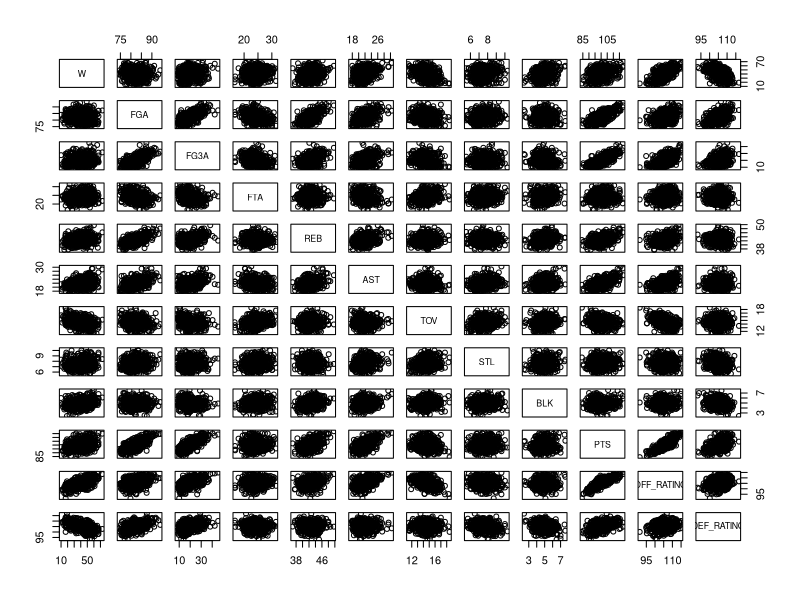
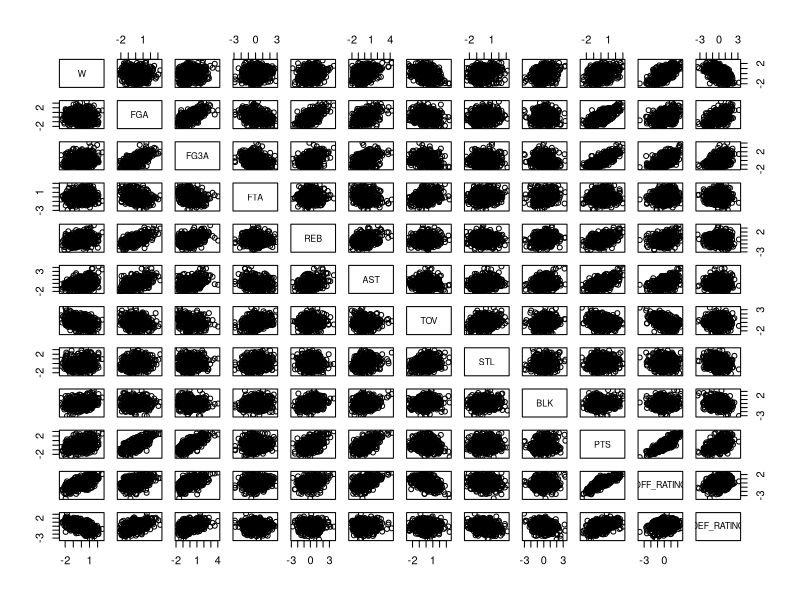
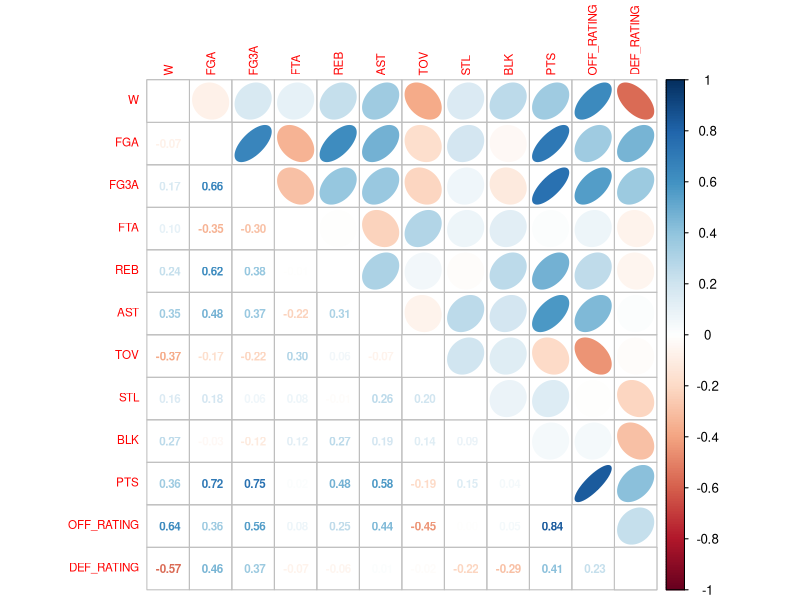
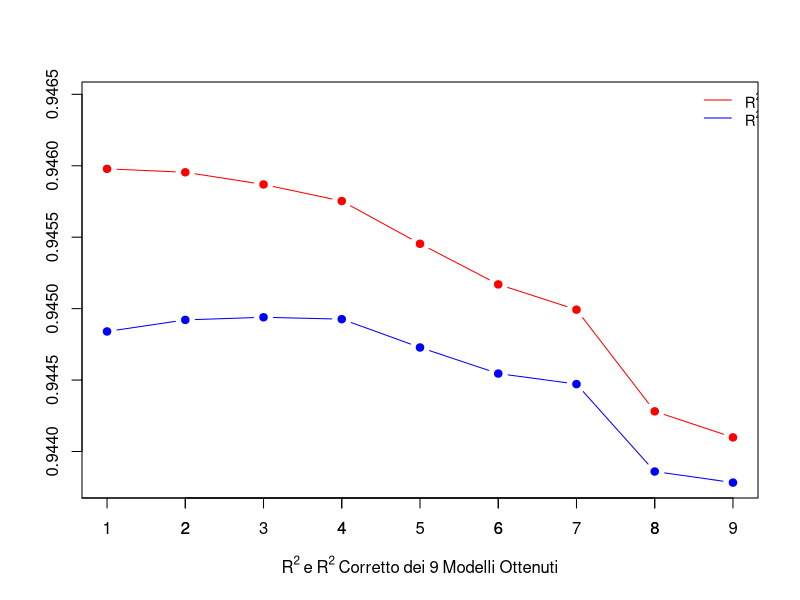
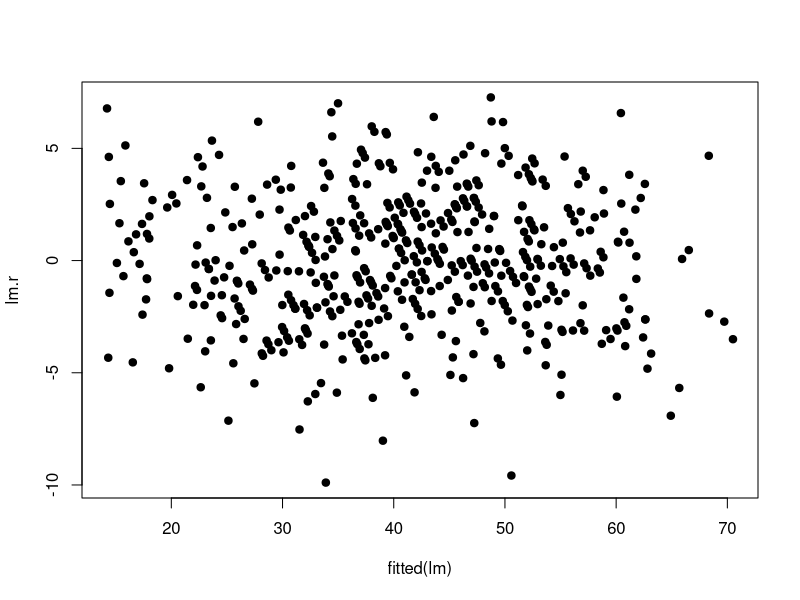
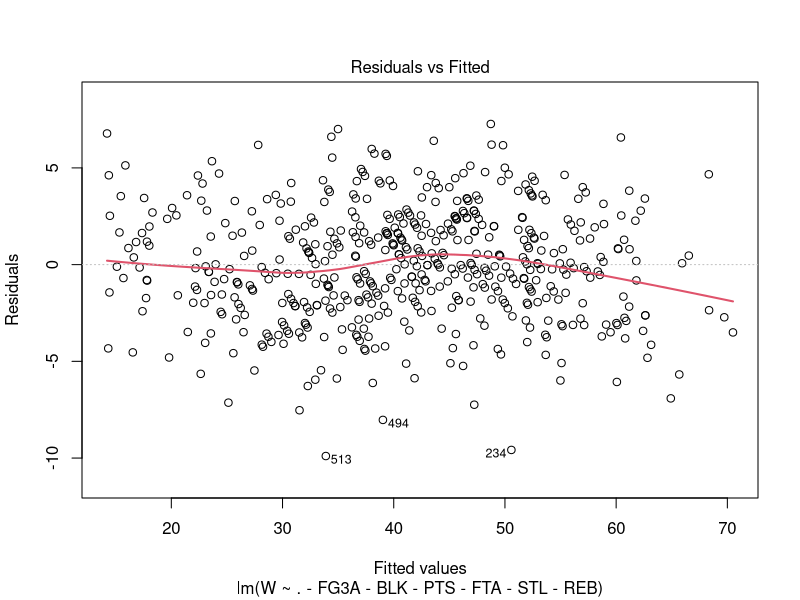
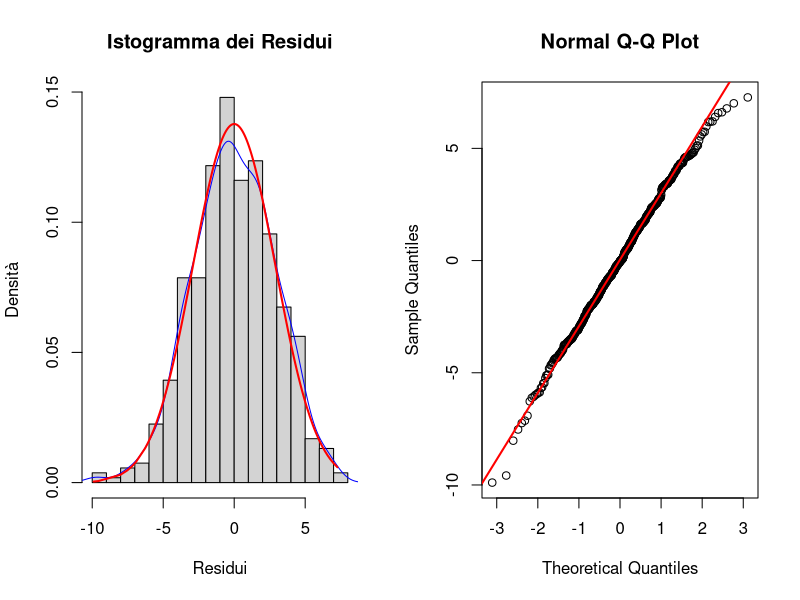
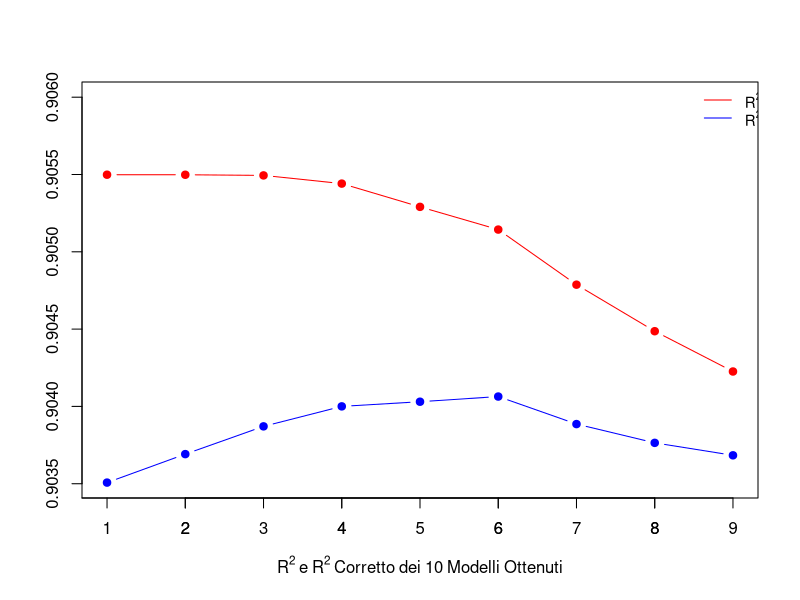

Write the R code that produced these figures, in order.
# librerie
library(corrplot)

#
#   DATA PREPROCESSING
#

# caricamento dei dati dal file csv
data = read.csv('tabella.csv', header = TRUE, sep = ";")

# rimozione osservazioni con meno di 82 partite
a = c()
for (i in 1:length(data[,1])) {
  if (data$GP[i] != 82) {
    a=c(a,i)
  }
}
data = data[-a,]

# rimozione colonne non selezionate 
data$SEASON <- NULL
data$TEAM_NAME <- NULL
data$GP <- NULL
data$L <- NULL
data$W_PCT <- NULL
data$MIN <- NULL
data$FGM <- NULL
data$FG_PCT <- NULL
data$FG3M <- NULL
data$FG3_PCT <- NULL
data$FTM <- NULL
data$FT_PCT <- NULL
data$OREB <- NULL
data$DREB <- NULL
data$BLKA <- NULL
data$PF <- NULL
data$PFD <- NULL
data$PLUS_MINUS <- NULL
data$NET_RATING <- NULL
data$AST_PCT <- NULL
data$AST_TO <- NULL
data$AST_RATIO <- NULL
data$OREB_PCT <- NULL
data$DREB_PCT <- NULL
data$REB_PCT <- NULL
data$TM_TOV_PCT <- NULL
data$EFG_PCT <- NULL
data$TS_PCT <- NULL
data$PACE <- NULL
data$POSS <- NULL
data$PIE <- NULL

# dati utilizzati per l'analisi
summary(data)
str(data)
plot(data)

# standardizzazione tabella
st_data = data.frame(scale(data))

# la standardizzazione non varia il grafico di dispersione
# e non è stata quindi considerata nel seguito dell'analisi
plot(st_data)

# grafico correlazioni
corrplot.mixed(cor(data), 
         lower = "number",
         upper = "ellipse",
         number.cex=0.70,
         tl.pos = "lt",
         tl.cex=0.70)

#
#   MODELLO DI REGRESSIONE LINEARE
#

# costruzione e riduzione del modello di regressione lineare
r = matrix(ncol = 2, nrow = 9)

lm.1=lm(W~., data=data)
summary(lm.1)
r[1,]= c(summary(lm.1)$r.squared, summary(lm.1)$adj.r.squared)

lm.2=lm(W~.-FG3A, data=data)
summary(lm.2)
r[2,]= c(summary(lm.2)$r.squared, summary(lm.2)$adj.r.squared)

lm.3=lm(W~.-FG3A-BLK, data=data)
summary(lm.3)
r[3,]= c(summary(lm.3)$r.squared, summary(lm.3)$adj.r.squared)

lm.4=lm(W~.-FG3A-BLK-PTS, data=data)
summary(lm.4)
r[4,]= c(summary(lm.4)$r.squared, summary(lm.4)$adj.r.squared)

lm.5=lm(W~.-FG3A-BLK-PTS-FTA, data=data)
summary(lm.5)
r[5,]= c(summary(lm.5)$r.squared, summary(lm.5)$adj.r.squared)

lm.6=lm(W~.-FG3A-BLK-PTS-FTA-STL, data=data)
summary(lm.6)
r[6,]= c(summary(lm.6)$r.squared, summary(lm.6)$adj.r.squared)

lm.7=lm(W~.-FG3A-BLK-PTS-FTA-STL-REB, data=data)
summary(lm.7)
r[7,]= c(summary(lm.7)$r.squared, summary(lm.7)$adj.r.squared)

lm.8=lm(W~.-FG3A-BLK-PTS-FTA-STL-REB-TOV, data=data)
summary(lm.8)
r[8,]= c(summary(lm.8)$r.squared, summary(lm.8)$adj.r.squared)

lm.9=lm(W~.-FG3A-BLK-PTS-FTA-STL-REB-TOV-AST, data=data)
summary(lm.9)
r[9,]= c(summary(lm.9)$r.squared, summary(lm.9)$adj.r.squared)

# esaminiamo i valori degli R^2 e R^2 corretti
ymin = min(r)
ymax = max(r)
plot(r[,1], pch = 19, type = "b", col = "red", ylim = c(ymin,ymax+0.0005), 
     xlab=expression(R^2~e~R^2~Corretto~dei~9~Modelli~Ottenuti), 
     ylab = "")
axis(1 , at = 0:9)
lines(r[,2], pch = 19, type = "b", col = "blue")
legend("topright", inset = c(-0.10, 0),
       legend=c(expression(R^2), expression(R^2~Corretto)), 
       col=c("red", "blue"), lty=1:1, cex=0.9, bty="n")

# modello selezionato (miglior rapporto R^2/p-values)
lm = lm.7
summary(lm)

# analisi dei residui: grafici
lm.r=residuals(lm)
plot(fitted(lm),lm.r, pch=19)
plot(lm, which=1, lwd=2)
par(mfrow=c(1, 2))
hist(lm.r, 20, freq = FALSE, main="Istogramma dei Residui",
     ylab="Densità",xlab="Residui")
lines(density(lm.r), col = "blue")
lines(sort(lm.r), dnorm(sort(lm.r), mean(lm.r), sd(lm.r)), col="red", lwd=2)
qqnorm(lm.r)
qqline(lm.r, col="red", lwd=2)

# analisi dei residui: indicatori
skewness=mean(((lm.r-mean(lm.r))/sd(lm.r))^3)
skewness
kurtosi=mean(((lm.r-mean(lm.r))/sd(lm.r))^4)-3
kurtosi
shapiro.test(lm.r)

#
#   MODELLO DI REGRESSIONE NON LINEARE (LOGARITMICO)
#

# costruzione e riduzione del modello di regressione logaritmico
r = matrix(ncol = 2, nrow = 9)
ldata=log(data)

lm.log.1=lm(W~., data=ldata)
summary(lm.log.1)
r[1,]= c(summary(lm.log.1)$r.squared, summary(lm.log.1)$adj.r.squared)

lm.log.2=lm(W~.-FG3A, data=ldata)
summary(lm.log.2)
r[2,]= c(summary(lm.log.2)$r.squared, summary(lm.log.2)$adj.r.squared)

lm.log.3=lm(W~.-FG3A-FTA, data=ldata)
summary(lm.log.3)
r[3,]= c(summary(lm.log.3)$r.squared, summary(lm.log.3)$adj.r.squared)

lm.log.4=lm(W~.-FG3A-FTA-PTS, data=ldata)
summary(lm.log.4)
r[4,]= c(summary(lm.log.4)$r.squared, summary(lm.log.4)$adj.r.squared)

lm.log.5=lm(W~.-FG3A-FTA-PTS-BLK, data=ldata)
summary(lm.log.5)
r[5,]= c(summary(lm.log.5)$r.squared, summary(lm.log.5)$adj.r.squared)

lm.log.6=lm(W~.-FG3A-FTA-PTS-BLK-STL, data=ldata)
summary(lm.log.6)
r[6,]= c(summary(lm.log.6)$r.squared, summary(lm.log.6)$adj.r.squared)

lm.log.7=lm(W~.-FG3A-FTA-PTS-BLK-STL-REB, data=ldata)
summary(lm.log.7)
r[7,]= c(summary(lm.log.7)$r.squared, summary(lm.log.7)$adj.r.squared)

# tutti i p-value sono bassi, continuo comunque a ridurre
lm.log.8=lm(W~.-FG3A-FTA-PTS-BLK-STL-REB-AST, data=ldata)
summary(lm.log.8)
r[8,]= c(summary(lm.log.8)$r.squared, summary(lm.log.8)$adj.r.squared)

lm.log.9=lm(W~.-FG3A-FTA-PTS-BLK-STL-REB-AST-FGA, data=ldata)
summary(lm.log.9)
r[9,]= c(summary(lm.log.9)$r.squared, summary(lm.log.9)$adj.r.squared)

# esaminiamo i valori degli R^2 e R^2 corretti
ymin = min(r)
ymax = max(r)
par(mfrow=c(1,1))
plot(r[,1], pch=19, type="b", col="red", ylim=c(ymin,ymax+0.0005), 
     xlab=expression(R^2~e~R^2~Corretto~dei~10~Modelli~Ottenuti), 
     ylab = "")
axis(1 , at = 0:9)
lines(r[,2], pch = 19, type = "b", col = "blue")
legend("topright", inset = c(-0.10, 0),
       legend=c(expression(R^2), expression(R^2~Corretto)), 
       col=c("red", "blue"), lty=1:1, cex=0.9, bty="n")

# modello selezionato (migliori p-value/R^2)
lm.log=lm.log.9
summary(lm.log)

# analisi dei residui: grafici
lm.log.r=residuals(lm.log)
plot(fitted(lm.log),lm.log.r, pch=19)
plot(lm.log, which=1, lwd=2)
par(mfrow=c(1, 2))
hist(lm.log.r, 30, freq = FALSE, main="Istogramma dei Residui",
     ylab="Densità",xlab="Residui")
lines(density(lm.log.r), col = "blue")
lines(sort(lm.log.r), dnorm(sort(lm.log.r), mean(lm.log.r), sd(lm.log.r)), 
      col="red", lwd=2)
qqnorm(lm.log.r)
qqline(lm.log.r, col="red", lwd=2)

# analisi dei residui: indicatori
skewness=mean(((lm.log.r-mean(lm.log.r))/sd(lm.log.r))^3)
skewness
kurtosi=mean(((lm.log.r-mean(lm.log.r))/sd(lm.log.r))^4)-3
kurtosi
shapiro.test(lm.log.r)

# valutazione dei residui del modello di regressione non ridotto
lm.log.1.r = residuals(lm.log.1)
shapiro.test(lm.log.1.r)

# rimozione dei residui outliers
boxplot(lm.log.r, main="Boxplot residui prima della rimozione degli outliers", outcol="red")
r_outliers <- boxplot(lm.log.r, plot=FALSE)$out
r_outliers <- rev(sort(r_outliers))
r_outliers
lm.log.r<-lm.log.r[-which(lm.log.r %in% r_outliers[1:length(r_outliers)])]
boxplot(lm.log.r, main="Boxplot residui dopo la rimozione degli outliers", outcol="red")

# grafici post rimozione outliers
par(mfrow=c(1, 2))
hist(lm.log.r, 30, freq = FALSE, main="Istogramma dei Residui",
     ylab="Densità",xlab="Residui")
lines(density(lm.log.r), col = "blue")
lines(sort(lm.log.r), dnorm(sort(lm.log.r), mean(lm.log.r), sd(lm.log.r)), 
      col="red", lwd=2)
qqnorm(lm.log.r)
qqline(lm.log.r, col="red", lwd=2)

# indicatori post rimozione outliers
skewness=mean(((lm.log.r-mean(lm.log.r))/sd(lm.log.r))^3)
skewness
kurtosi=mean(((lm.log.r-mean(lm.log.r))/sd(lm.log.r))^4)-3
kurtosi
shapiro.test(lm.log.r)

#
#   AUTOVALUTAZIONE E PREVISIONE DEI MODELLI
#

# logaritmi dei dati originali
ldata = log(data)

set.seed(303)

# validazione modelli
n = 50
err_lin = rep(0,n)
err_log = rep(0,n)
for(i in 1:n){
  testset = sort(sample(534, 50))
  data_train = data[-testset,]
  data_test = data[testset,]
  ldata_train = ldata[-testset,]
  ldata_test = ldata[testset,]
  
  # costruzione modelli lineare e modello logaritmico con i training set
  data_train.lm = lm(W~.-FG3A-BLK-PTS-FTA-STL-REB, data = data_train)
  ldata_train.lm = lm(W~.-FG3A-FTA-PTS-BLK-STL-REB-AST-FGA , data = ldata_train)
  
  # calcoliamo l’errore per i due modelli
  data_train.lm.p = predict(data_train.lm, data_test)
  ldata_train.lm.p = predict(ldata_train.lm, ldata_test)
  
  # salviamo lo scarto quadratico medio per entrambi i modelli
  err_lin[i] = sqrt(mean((data_train.lm.p - data_test$W)^2))
  err_log[i] = sqrt(mean((exp(ldata_train.lm.p) - data_test$W)^2))
}

# media errori
mean(err_lin)
mean(err_log)

# deviazione standard errori
sd(err_lin)
sd(err_log)

# rappresentazione grafica errori dei due modelli
par(mfrow=c(1,1))
gmin = min(err_lin, err_log)
gmax = max(err_lin, err_log)
plot(err_lin, type="b", pch=20, col="blue", ylim=c(gmin, gmax+1),
     ylab="Errore", xlab="Iterazione")
points(err_log, type="b", pch=20, col="red")
legend("topright", inset = c(-0.10, 0), c("Lineare", "Logaritmico"),
       col = c("blue", "red"), pch = c(19,19), cex=0.7, bty="n")


# previsione modello lineare
set.seed(303)
testset = sort(sample(534, 50))
data_train = data[-testset,]
data_test = data[testset,]

data_train.lm = lm(W~.-FG3A-BLK-PTS-FTA-STL-REB, data = data_train)
data_train.lm.p = predict(data_train.lm, data_test)
data_test$W
sqrt(mean(data_train.lm.p-data_test$W)^2)

data_train.lm.ci = predict(data_train.lm, data_test, interval="confidence")
data_train.lm.pi = predict(data_train.lm, data_test, interval="prediction")

plot(
  data_test$W, pch=19, col="red",
  ylim = c(min(data_train.lm.pi[, 2]), max(data_train.lm.pi[, 3])),
  ylab = "Vittorie",
  xlab = "Indice"
)

x = 1:50

points(x-0.05, data_train.lm.ci[,1], pch=19, col="blue")
segments(x-0.05, data_train.lm.ci[,2], x-0.05,data_train.lm.ci[,3], col="blue")

points(x+0.05, data_train.lm.pi[,1], pch=19, col="green3")
segments(x+0.05, data_train.lm.pi[,2], x+0.05, data_train.lm.pi[,3], col="green3")

